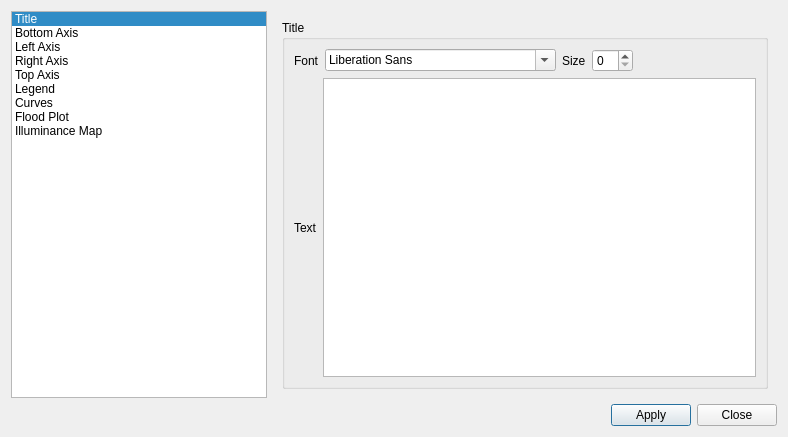
<?xml version="1.0" encoding="UTF-8"?>
<ui version="4.0">
 <class>PlotViewPropertiesClass</class>
 <widget class="QDialog" name="PlotViewPropertiesClass">
  <property name="geometry">
   <rect>
    <x>0</x>
    <y>0</y>
    <width>788</width>
    <height>437</height>
   </rect>
  </property>
  <property name="windowTitle">
   <string>Properties</string>
  </property>
  <layout class="QGridLayout" name="gridLayout_6">
   <item row="0" column="0">
    <widget class="QListWidget" name="listWidget">
     <property name="sizePolicy">
      <sizepolicy hsizetype="Fixed" vsizetype="Expanding">
       <horstretch>0</horstretch>
       <verstretch>0</verstretch>
      </sizepolicy>
     </property>
     <property name="currentRow">
      <number>0</number>
     </property>
     <item>
      <property name="text">
       <string>Title</string>
      </property>
     </item>
     <item>
      <property name="text">
       <string>Bottom Axis</string>
      </property>
     </item>
     <item>
      <property name="text">
       <string>Left Axis</string>
      </property>
     </item>
     <item>
      <property name="text">
       <string>Right Axis</string>
      </property>
     </item>
     <item>
      <property name="text">
       <string>Top Axis</string>
      </property>
     </item>
     <item>
      <property name="text">
       <string>Legend</string>
      </property>
     </item>
     <item>
      <property name="text">
       <string>Curves</string>
      </property>
     </item>
     <item>
      <property name="text">
       <string>Flood Plot</string>
      </property>
     </item>
     <item>
      <property name="text">
       <string>Illuminance Map</string>
      </property>
     </item>
    </widget>
   </item>
   <item row="1" column="2">
    <layout class="QHBoxLayout" name="horizontalLayout">
     <item>
      <spacer name="horizontalSpacer">
       <property name="orientation">
        <enum>Qt::Horizontal</enum>
       </property>
       <property name="sizeHint" stdset="0">
        <size>
         <width>40</width>
         <height>20</height>
        </size>
       </property>
      </spacer>
     </item>
     <item>
      <widget class="QPushButton" name="btnApply">
       <property name="text">
        <string>Apply</string>
       </property>
      </widget>
     </item>
     <item>
      <widget class="QPushButton" name="btnClose">
       <property name="text">
        <string>Close</string>
       </property>
      </widget>
     </item>
    </layout>
   </item>
   <item row="0" column="1" colspan="2">
    <widget class="QStackedWidget" name="stackedWidget">
     <property name="sizePolicy">
      <sizepolicy hsizetype="Preferred" vsizetype="Minimum">
       <horstretch>0</horstretch>
       <verstretch>0</verstretch>
      </sizepolicy>
     </property>
     <property name="currentIndex">
      <number>0</number>
     </property>
     <widget class="QWidget" name="pageTitle">
      <property name="sizePolicy">
       <sizepolicy hsizetype="Expanding" vsizetype="Expanding">
        <horstretch>0</horstretch>
        <verstretch>0</verstretch>
       </sizepolicy>
      </property>
      <layout class="QVBoxLayout" name="verticalLayout_12">
       <item>
        <widget class="QGroupBox" name="groupBox_2">
         <property name="sizePolicy">
          <sizepolicy hsizetype="Expanding" vsizetype="Expanding">
           <horstretch>1</horstretch>
           <verstretch>0</verstretch>
          </sizepolicy>
         </property>
         <property name="title">
          <string>Title</string>
         </property>
         <layout class="QGridLayout" name="gridLayout">
          <item row="0" column="0">
           <layout class="QVBoxLayout" name="verticalLayout_11">
            <property name="sizeConstraint">
             <enum>QLayout::SetNoConstraint</enum>
            </property>
            <item>
             <layout class="QHBoxLayout" name="horizontalLayout_37">
              <item>
               <layout class="QHBoxLayout" name="horizontalLayout_5">
                <item>
                 <widget class="QLabel" name="label_3">
                  <property name="text">
                   <string>Font</string>
                  </property>
                  <property name="buddy">
                   <cstring>titleFont</cstring>
                  </property>
                 </widget>
                </item>
                <item>
                 <widget class="QFontComboBox" name="titleFont">
                  <property name="currentFont">
                   <font>
                    <family>Arial</family>
                   </font>
                  </property>
                 </widget>
                </item>
               </layout>
              </item>
              <item>
               <layout class="QHBoxLayout" name="horizontalLayout_6">
                <item>
                 <widget class="QLabel" name="label_8">
                  <property name="text">
                   <string>Size</string>
                  </property>
                  <property name="buddy">
                   <cstring>titleFontSize</cstring>
                  </property>
                 </widget>
                </item>
                <item>
                 <widget class="QSpinBox" name="titleFontSize"/>
                </item>
                <item>
                 <spacer name="horizontalSpacer_11">
                  <property name="orientation">
                   <enum>Qt::Horizontal</enum>
                  </property>
                  <property name="sizeHint" stdset="0">
                   <size>
                    <width>40</width>
                    <height>20</height>
                   </size>
                  </property>
                 </spacer>
                </item>
               </layout>
              </item>
             </layout>
            </item>
            <item>
             <layout class="QHBoxLayout" name="horizontalLayout_7">
              <item>
               <widget class="QLabel" name="label_4">
                <property name="text">
                 <string>Text</string>
                </property>
               </widget>
              </item>
              <item>
               <widget class="QTextEdit" name="titleText">
                <property name="sizePolicy">
                 <sizepolicy hsizetype="Expanding" vsizetype="Expanding">
                  <horstretch>1</horstretch>
                  <verstretch>1</verstretch>
                 </sizepolicy>
                </property>
               </widget>
              </item>
             </layout>
            </item>
           </layout>
          </item>
         </layout>
        </widget>
       </item>
      </layout>
     </widget>
     <widget class="QWidget" name="pageBottomAxis">
      <layout class="QVBoxLayout" name="verticalLayout">
       <item>
        <widget class="QGroupBox" name="groupBox">
         <property name="title">
          <string>Bottom Axis</string>
         </property>
         <layout class="QGridLayout" name="gridLayout_2">
          <item row="0" column="0">
           <layout class="QVBoxLayout" name="verticalLayout_9">
            <item>
             <layout class="QHBoxLayout" name="horizontalLayout_35">
              <item>
               <layout class="QHBoxLayout" name="horizontalLayout_3">
                <item>
                 <widget class="QLabel" name="label_2">
                  <property name="text">
                   <string>Font</string>
                  </property>
                 </widget>
                </item>
                <item>
                 <widget class="QFontComboBox" name="bottomAxisFont">
                  <property name="currentFont">
                   <font>
                    <family>Arial</family>
                   </font>
                  </property>
                 </widget>
                </item>
               </layout>
              </item>
              <item>
               <layout class="QHBoxLayout" name="horizontalLayout_2">
                <item>
                 <widget class="QLabel" name="label_7">
                  <property name="text">
                   <string>Size</string>
                  </property>
                 </widget>
                </item>
                <item>
                 <widget class="QSpinBox" name="bottomAxisFontSize"/>
                </item>
                <item>
                 <spacer name="horizontalSpacer_10">
                  <property name="orientation">
                   <enum>Qt::Horizontal</enum>
                  </property>
                  <property name="sizeHint" stdset="0">
                   <size>
                    <width>40</width>
                    <height>20</height>
                   </size>
                  </property>
                 </spacer>
                </item>
               </layout>
              </item>
             </layout>
            </item>
            <item>
             <layout class="QHBoxLayout" name="horizontalLayout_4">
              <item>
               <widget class="QLabel" name="label">
                <property name="text">
                 <string>Text</string>
                </property>
               </widget>
              </item>
              <item>
               <widget class="QTextEdit" name="bottomAxisText"/>
              </item>
             </layout>
            </item>
           </layout>
          </item>
         </layout>
        </widget>
       </item>
      </layout>
     </widget>
     <widget class="QWidget" name="pageLeftAxis">
      <layout class="QVBoxLayout" name="verticalLayout_3">
       <item>
        <widget class="QGroupBox" name="groupBox_3">
         <property name="title">
          <string>Left Axis</string>
         </property>
         <layout class="QGridLayout" name="gridLayout_3">
          <item row="0" column="0">
           <layout class="QVBoxLayout" name="verticalLayout_7">
            <item>
             <layout class="QHBoxLayout" name="horizontalLayout_12">
              <item>
               <layout class="QHBoxLayout" name="horizontalLayout_8">
                <item>
                 <widget class="QLabel" name="label_5">
                  <property name="text">
                   <string>Font</string>
                  </property>
                 </widget>
                </item>
                <item>
                 <widget class="QFontComboBox" name="leftAxisFont">
                  <property name="currentFont">
                   <font>
                    <family>Arial</family>
                   </font>
                  </property>
                 </widget>
                </item>
               </layout>
              </item>
              <item>
               <layout class="QHBoxLayout" name="horizontalLayout_9">
                <item>
                 <widget class="QLabel" name="label_9">
                  <property name="text">
                   <string>Size</string>
                  </property>
                 </widget>
                </item>
                <item>
                 <widget class="QSpinBox" name="leftAxisFontSize">
                  <property name="sizePolicy">
                   <sizepolicy hsizetype="Preferred" vsizetype="Preferred">
                    <horstretch>0</horstretch>
                    <verstretch>0</verstretch>
                   </sizepolicy>
                  </property>
                 </widget>
                </item>
                <item>
                 <spacer name="horizontalSpacer_9">
                  <property name="orientation">
                   <enum>Qt::Horizontal</enum>
                  </property>
                  <property name="sizeHint" stdset="0">
                   <size>
                    <width>40</width>
                    <height>20</height>
                   </size>
                  </property>
                 </spacer>
                </item>
               </layout>
              </item>
             </layout>
            </item>
            <item>
             <layout class="QHBoxLayout" name="horizontalLayout_22">
              <item>
               <widget class="QLabel" name="label_6">
                <property name="text">
                 <string>Text</string>
                </property>
               </widget>
              </item>
              <item>
               <widget class="QTextEdit" name="leftAxisText">
                <property name="sizePolicy">
                 <sizepolicy hsizetype="Expanding" vsizetype="MinimumExpanding">
                  <horstretch>0</horstretch>
                  <verstretch>0</verstretch>
                 </sizepolicy>
                </property>
               </widget>
              </item>
             </layout>
            </item>
            <item>
             <layout class="QHBoxLayout" name="horizontalLayout_39">
              <item>
               <widget class="QCheckBox" name="leftAxisAutoScale">
                <property name="sizePolicy">
                 <sizepolicy hsizetype="Preferred" vsizetype="Minimum">
                  <horstretch>0</horstretch>
                  <verstretch>0</verstretch>
                 </sizepolicy>
                </property>
                <property name="text">
                 <string>AutoScale</string>
                </property>
               </widget>
              </item>
             </layout>
            </item>
           </layout>
          </item>
         </layout>
        </widget>
       </item>
      </layout>
     </widget>
     <widget class="QWidget" name="pageRightAxis">
      <layout class="QVBoxLayout" name="verticalLayout_4">
       <item>
        <widget class="QGroupBox" name="groupBox_4">
         <property name="title">
          <string>Right Axis</string>
         </property>
         <layout class="QGridLayout" name="gridLayout_4">
          <item row="0" column="0">
           <layout class="QVBoxLayout" name="verticalLayout_8">
            <item>
             <layout class="QHBoxLayout" name="horizontalLayout_25">
              <item>
               <layout class="QHBoxLayout" name="horizontalLayout_11">
                <item>
                 <widget class="QLabel" name="label_10">
                  <property name="text">
                   <string>Font</string>
                  </property>
                 </widget>
                </item>
                <item>
                 <widget class="QFontComboBox" name="rightAxisFont">
                  <property name="currentFont">
                   <font>
                    <family>Arial</family>
                   </font>
                  </property>
                 </widget>
                </item>
               </layout>
              </item>
              <item>
               <layout class="QHBoxLayout" name="horizontalLayout_23">
                <item>
                 <widget class="QLabel" name="label_11">
                  <property name="text">
                   <string>Size</string>
                  </property>
                 </widget>
                </item>
                <item>
                 <widget class="QSpinBox" name="rightAxisFontSize"/>
                </item>
               </layout>
              </item>
              <item>
               <spacer name="horizontalSpacer_12">
                <property name="orientation">
                 <enum>Qt::Horizontal</enum>
                </property>
                <property name="sizeHint" stdset="0">
                 <size>
                  <width>40</width>
                  <height>20</height>
                 </size>
                </property>
               </spacer>
              </item>
             </layout>
            </item>
            <item>
             <layout class="QHBoxLayout" name="horizontalLayout_24">
              <item>
               <widget class="QLabel" name="label_12">
                <property name="text">
                 <string>Text</string>
                </property>
               </widget>
              </item>
              <item>
               <widget class="QTextEdit" name="rightAxisText"/>
              </item>
             </layout>
            </item>
            <item>
             <layout class="QHBoxLayout" name="horizontalLayout_40">
              <item>
               <widget class="QCheckBox" name="rightAxisAutoScale">
                <property name="sizePolicy">
                 <sizepolicy hsizetype="Minimum" vsizetype="Preferred">
                  <horstretch>0</horstretch>
                  <verstretch>0</verstretch>
                 </sizepolicy>
                </property>
                <property name="text">
                 <string>AutoScale</string>
                </property>
               </widget>
              </item>
             </layout>
            </item>
           </layout>
          </item>
         </layout>
        </widget>
       </item>
      </layout>
     </widget>
     <widget class="QWidget" name="pageTopAxis">
      <layout class="QVBoxLayout" name="verticalLayout_5">
       <item>
        <widget class="QGroupBox" name="groupBox_5">
         <property name="title">
          <string>Top Axis</string>
         </property>
         <layout class="QGridLayout" name="gridLayout_5">
          <item row="0" column="0">
           <layout class="QVBoxLayout" name="verticalLayout_10">
            <item>
             <layout class="QHBoxLayout" name="horizontalLayout_36">
              <item>
               <layout class="QHBoxLayout" name="horizontalLayout_14">
                <item>
                 <widget class="QLabel" name="label_13">
                  <property name="text">
                   <string>Font</string>
                  </property>
                 </widget>
                </item>
                <item>
                 <widget class="QFontComboBox" name="topAxisFont">
                  <property name="currentFont">
                   <font>
                    <family>Arial</family>
                   </font>
                  </property>
                 </widget>
                </item>
               </layout>
              </item>
              <item>
               <layout class="QHBoxLayout" name="horizontalLayout_15">
                <item>
                 <widget class="QLabel" name="label_14">
                  <property name="text">
                   <string>Size</string>
                  </property>
                 </widget>
                </item>
                <item>
                 <widget class="QSpinBox" name="topAxisFontSize"/>
                </item>
                <item>
                 <spacer name="horizontalSpacer_13">
                  <property name="orientation">
                   <enum>Qt::Horizontal</enum>
                  </property>
                  <property name="sizeHint" stdset="0">
                   <size>
                    <width>40</width>
                    <height>20</height>
                   </size>
                  </property>
                 </spacer>
                </item>
               </layout>
              </item>
             </layout>
            </item>
            <item>
             <layout class="QHBoxLayout" name="horizontalLayout_16">
              <item>
               <widget class="QLabel" name="label_15">
                <property name="text">
                 <string>Text</string>
                </property>
               </widget>
              </item>
              <item>
               <widget class="QTextEdit" name="topAxisText"/>
              </item>
             </layout>
            </item>
           </layout>
          </item>
         </layout>
        </widget>
       </item>
      </layout>
     </widget>
     <widget class="QWidget" name="pageLegend">
      <layout class="QVBoxLayout" name="verticalLayout_13">
       <item>
        <widget class="QGroupBox" name="groupBox_7">
         <property name="title">
          <string>Legend</string>
         </property>
         <layout class="QGridLayout" name="gridLayout_8">
          <item row="1" column="0">
           <layout class="QVBoxLayout" name="verticalLayout_16">
            <item>
             <widget class="QCheckBox" name="chkShowLegend">
              <property name="text">
               <string>Show Legend</string>
              </property>
              <property name="checked">
               <bool>true</bool>
              </property>
             </widget>
            </item>
           </layout>
          </item>
          <item row="2" column="0">
           <spacer name="verticalSpacer_2">
            <property name="orientation">
             <enum>Qt::Vertical</enum>
            </property>
            <property name="sizeHint" stdset="0">
             <size>
              <width>20</width>
              <height>40</height>
             </size>
            </property>
           </spacer>
          </item>
         </layout>
        </widget>
       </item>
      </layout>
     </widget>
     <widget class="QWidget" name="pageCurves">
      <property name="enabled">
       <bool>true</bool>
      </property>
      <layout class="QVBoxLayout" name="verticalLayout_2">
       <item>
        <widget class="QGroupBox" name="groupBox_6">
         <property name="title">
          <string>Curves</string>
         </property>
         <layout class="QGridLayout" name="gridLayout_7">
          <item row="0" column="0">
           <layout class="QVBoxLayout" name="verticalLayout_6">
            <item>
             <layout class="QHBoxLayout" name="horizontalLayout_10">
              <item>
               <widget class="QLabel" name="label_16">
                <property name="text">
                 <string>Curve</string>
                </property>
                <property name="buddy">
                 <cstring>cboCurves</cstring>
                </property>
               </widget>
              </item>
              <item>
               <widget class="QComboBox" name="cboCurves">
                <property name="sizePolicy">
                 <sizepolicy hsizetype="Preferred" vsizetype="Fixed">
                  <horstretch>200</horstretch>
                  <verstretch>0</verstretch>
                 </sizepolicy>
                </property>
                <property name="minimumSize">
                 <size>
                  <width>400</width>
                  <height>0</height>
                 </size>
                </property>
               </widget>
              </item>
             </layout>
            </item>
            <item>
             <layout class="QHBoxLayout" name="horizontalLayout_13">
              <item>
               <widget class="QLabel" name="label_17">
                <property name="text">
                 <string>Line Plot Mode</string>
                </property>
                <property name="buddy">
                 <cstring>cboCurveStyle</cstring>
                </property>
               </widget>
              </item>
              <item>
               <widget class="QComboBox" name="cboCurveStyle">
                <property name="sizePolicy">
                 <sizepolicy hsizetype="Preferred" vsizetype="Fixed">
                  <horstretch>0</horstretch>
                  <verstretch>0</verstretch>
                 </sizepolicy>
                </property>
                <property name="minimumSize">
                 <size>
                  <width>200</width>
                  <height>0</height>
                 </size>
                </property>
               </widget>
              </item>
              <item>
               <spacer name="horizontalSpacer_3">
                <property name="orientation">
                 <enum>Qt::Horizontal</enum>
                </property>
                <property name="sizeHint" stdset="0">
                 <size>
                  <width>40</width>
                  <height>20</height>
                 </size>
                </property>
               </spacer>
              </item>
             </layout>
            </item>
            <item>
             <layout class="QHBoxLayout" name="horizontalLayout_19">
              <item>
               <widget class="QLabel" name="label_19">
                <property name="text">
                 <string>Line Style</string>
                </property>
                <property name="buddy">
                 <cstring>cboCurveLineStyle</cstring>
                </property>
               </widget>
              </item>
              <item>
               <widget class="QComboBox" name="cboCurveLineStyle">
                <item>
                 <property name="text">
                  <string>Solid Line</string>
                 </property>
                </item>
                <item>
                 <property name="text">
                  <string>Dash Line</string>
                 </property>
                </item>
                <item>
                 <property name="text">
                  <string>Dot Line</string>
                 </property>
                </item>
                <item>
                 <property name="text">
                  <string>Dash Dot Line</string>
                 </property>
                </item>
                <item>
                 <property name="text">
                  <string>Dash Dot Dot Line</string>
                 </property>
                </item>
               </widget>
              </item>
              <item>
               <spacer name="horizontalSpacer_4">
                <property name="orientation">
                 <enum>Qt::Horizontal</enum>
                </property>
                <property name="sizeHint" stdset="0">
                 <size>
                  <width>40</width>
                  <height>20</height>
                 </size>
                </property>
               </spacer>
              </item>
             </layout>
            </item>
            <item>
             <layout class="QHBoxLayout" name="horizontalLayout_20">
              <item>
               <widget class="QLabel" name="label_18">
                <property name="text">
                 <string>Thickness</string>
                </property>
                <property name="buddy">
                 <cstring>spbCurveThickness</cstring>
                </property>
               </widget>
              </item>
              <item>
               <widget class="QSpinBox" name="spbCurveThickness"/>
              </item>
              <item>
               <spacer name="horizontalSpacer_5">
                <property name="orientation">
                 <enum>Qt::Horizontal</enum>
                </property>
                <property name="sizeHint" stdset="0">
                 <size>
                  <width>40</width>
                  <height>20</height>
                 </size>
                </property>
               </spacer>
              </item>
             </layout>
            </item>
            <item>
             <layout class="QHBoxLayout" name="horizontalLayout_21">
              <item>
               <spacer name="horizontalSpacer_2">
                <property name="orientation">
                 <enum>Qt::Horizontal</enum>
                </property>
                <property name="sizeHint" stdset="0">
                 <size>
                  <width>40</width>
                  <height>20</height>
                 </size>
                </property>
               </spacer>
              </item>
              <item>
               <widget class="QPushButton" name="btnRemoveCurve">
                <property name="text">
                 <string>Remove Curve</string>
                </property>
               </widget>
              </item>
             </layout>
            </item>
           </layout>
          </item>
          <item row="1" column="0">
           <spacer name="verticalSpacer">
            <property name="orientation">
             <enum>Qt::Vertical</enum>
            </property>
            <property name="sizeHint" stdset="0">
             <size>
              <width>20</width>
              <height>40</height>
             </size>
            </property>
           </spacer>
          </item>
         </layout>
        </widget>
       </item>
      </layout>
     </widget>
     <widget class="QWidget" name="pageFloodPlot">
      <layout class="QVBoxLayout" name="verticalLayout_15">
       <item>
        <widget class="QGroupBox" name="groupBox_8">
         <property name="title">
          <string>Flood Plot</string>
         </property>
         <layout class="QVBoxLayout" name="verticalLayout_14">
          <item>
           <layout class="QHBoxLayout" name="horizontalLayout_29">
            <item>
             <widget class="QCheckBox" name="chkShowColorMap">
              <property name="text">
               <string>Show Color Map</string>
              </property>
             </widget>
            </item>
            <item>
             <widget class="QCheckBox" name="chkShowContour">
              <property name="text">
               <string>Show Contour</string>
              </property>
             </widget>
            </item>
            <item>
             <spacer name="horizontalSpacer_6">
              <property name="orientation">
               <enum>Qt::Horizontal</enum>
              </property>
              <property name="sizeHint" stdset="0">
               <size>
                <width>40</width>
                <height>20</height>
               </size>
              </property>
             </spacer>
            </item>
           </layout>
          </item>
          <item>
           <layout class="QHBoxLayout" name="horizontalLayout_17">
            <item>
             <widget class="QLabel" name="label_20">
              <property name="sizePolicy">
               <sizepolicy hsizetype="Fixed" vsizetype="Preferred">
                <horstretch>0</horstretch>
                <verstretch>0</verstretch>
               </sizepolicy>
              </property>
              <property name="text">
               <string>Color Map</string>
              </property>
              <property name="buddy">
               <cstring>label_20</cstring>
              </property>
             </widget>
            </item>
            <item>
             <widget class="QComboBox" name="cboColorMaps">
              <property name="minimumSize">
               <size>
                <width>300</width>
                <height>0</height>
               </size>
              </property>
             </widget>
            </item>
           </layout>
          </item>
          <item>
           <widget class="QGroupBox" name="fpScaling">
            <property name="sizePolicy">
             <sizepolicy hsizetype="Preferred" vsizetype="Preferred">
              <horstretch>0</horstretch>
              <verstretch>0</verstretch>
             </sizepolicy>
            </property>
            <property name="title">
             <string>Scaling</string>
            </property>
            <layout class="QVBoxLayout" name="verticalLayout_19">
             <item>
              <layout class="QHBoxLayout" name="horizontalLayout_38">
               <item>
                <widget class="QRadioButton" name="rbnFPAutoScale">
                 <property name="sizePolicy">
                  <sizepolicy hsizetype="Preferred" vsizetype="Maximum">
                   <horstretch>0</horstretch>
                   <verstretch>0</verstretch>
                  </sizepolicy>
                 </property>
                 <property name="text">
                  <string>Autoscale</string>
                 </property>
                 <property name="checked">
                  <bool>true</bool>
                 </property>
                </widget>
               </item>
              </layout>
             </item>
             <item>
              <layout class="QHBoxLayout" name="horizontalLayout_28">
               <item>
                <widget class="QRadioButton" name="rbnFPManualScale">
                 <property name="text">
                  <string>Scale</string>
                 </property>
                </widget>
               </item>
               <item>
                <layout class="QHBoxLayout" name="horizontalLayout_26">
                 <item>
                  <widget class="QLabel" name="label_21">
                   <property name="text">
                    <string>Min</string>
                   </property>
                  </widget>
                 </item>
                 <item>
                  <widget class="QLineEdit" name="txtFPMin"/>
                 </item>
                </layout>
               </item>
               <item>
                <layout class="QHBoxLayout" name="horizontalLayout_27">
                 <item>
                  <widget class="QLabel" name="label_22">
                   <property name="text">
                    <string>Max</string>
                   </property>
                  </widget>
                 </item>
                 <item>
                  <widget class="QLineEdit" name="txtFPMax"/>
                 </item>
                </layout>
               </item>
              </layout>
             </item>
            </layout>
           </widget>
          </item>
          <item>
           <spacer name="verticalSpacer_3">
            <property name="orientation">
             <enum>Qt::Vertical</enum>
            </property>
            <property name="sizeHint" stdset="0">
             <size>
              <width>20</width>
              <height>40</height>
             </size>
            </property>
           </spacer>
          </item>
         </layout>
        </widget>
       </item>
      </layout>
     </widget>
     <widget class="QWidget" name="pageIlluminanceMap">
      <layout class="QVBoxLayout" name="verticalLayout_18">
       <item>
        <widget class="QGroupBox" name="groupBox_9">
         <property name="title">
          <string>GroupBox</string>
         </property>
         <layout class="QVBoxLayout" name="verticalLayout_17">
          <item>
           <layout class="QHBoxLayout" name="horizontalLayout_34">
            <item>
             <widget class="QCheckBox" name="chkIMShowColorMap">
              <property name="text">
               <string>Show Color Map</string>
              </property>
             </widget>
            </item>
            <item>
             <widget class="QCheckBox" name="chkIMShowContour">
              <property name="text">
               <string>Show Contour</string>
              </property>
             </widget>
            </item>
            <item>
             <spacer name="horizontalSpacer_8">
              <property name="orientation">
               <enum>Qt::Horizontal</enum>
              </property>
              <property name="sizeHint" stdset="0">
               <size>
                <width>40</width>
                <height>20</height>
               </size>
              </property>
             </spacer>
            </item>
           </layout>
          </item>
          <item>
           <layout class="QHBoxLayout" name="horizontalLayout_18">
            <item>
             <widget class="QLabel" name="label_25">
              <property name="sizePolicy">
               <sizepolicy hsizetype="Preferred" vsizetype="Maximum">
                <horstretch>0</horstretch>
                <verstretch>0</verstretch>
               </sizepolicy>
              </property>
              <property name="text">
               <string>Color Map</string>
              </property>
              <property name="buddy">
               <cstring>label_20</cstring>
              </property>
             </widget>
            </item>
            <item>
             <widget class="QComboBox" name="cboIMColorMaps">
              <property name="sizePolicy">
               <sizepolicy hsizetype="Preferred" vsizetype="Maximum">
                <horstretch>0</horstretch>
                <verstretch>0</verstretch>
               </sizepolicy>
              </property>
              <property name="minimumSize">
               <size>
                <width>300</width>
                <height>0</height>
               </size>
              </property>
             </widget>
            </item>
           </layout>
          </item>
          <item>
           <widget class="QGroupBox" name="imScaling">
            <property name="title">
             <string>Scaling</string>
            </property>
            <layout class="QGridLayout" name="gridLayout_10">
             <item row="0" column="0">
              <layout class="QHBoxLayout" name="horizontalLayout_41">
               <item>
                <widget class="QRadioButton" name="rbnIMAutoScale">
                 <property name="text">
                  <string>Autoscale</string>
                 </property>
                 <property name="checked">
                  <bool>true</bool>
                 </property>
                </widget>
               </item>
              </layout>
             </item>
             <item row="1" column="0">
              <layout class="QHBoxLayout" name="horizontalLayout_33">
               <item>
                <widget class="QRadioButton" name="rbnIMManualScale">
                 <property name="text">
                  <string>Scale</string>
                 </property>
                </widget>
               </item>
               <item>
                <layout class="QHBoxLayout" name="horizontalLayout_31">
                 <item>
                  <widget class="QLabel" name="label_23">
                   <property name="text">
                    <string>Min</string>
                   </property>
                  </widget>
                 </item>
                 <item>
                  <widget class="QLineEdit" name="txtIMMin"/>
                 </item>
                </layout>
               </item>
               <item>
                <layout class="QHBoxLayout" name="horizontalLayout_32">
                 <item>
                  <widget class="QLabel" name="label_24">
                   <property name="text">
                    <string>Max</string>
                   </property>
                  </widget>
                 </item>
                 <item>
                  <widget class="QLineEdit" name="txtIMMax"/>
                 </item>
                </layout>
               </item>
              </layout>
             </item>
             <item row="2" column="0">
              <layout class="QHBoxLayout" name="horizontalLayout_42">
               <item>
                <widget class="QRadioButton" name="rbnIMScaleToYear">
                 <property name="text">
                  <string>Scale to Year Min and Max</string>
                 </property>
                </widget>
               </item>
              </layout>
             </item>
            </layout>
           </widget>
          </item>
          <item>
           <layout class="QHBoxLayout" name="horizontalLayout_30">
            <item>
             <widget class="QCheckBox" name="chkIMRefPt1">
              <property name="text">
               <string>Reference Point 1</string>
              </property>
             </widget>
            </item>
            <item>
             <widget class="QCheckBox" name="chkIMRefPt2">
              <property name="text">
               <string>Reference Point 2</string>
              </property>
             </widget>
            </item>
            <item>
             <spacer name="horizontalSpacer_7">
              <property name="orientation">
               <enum>Qt::Horizontal</enum>
              </property>
              <property name="sizeHint" stdset="0">
               <size>
                <width>40</width>
                <height>20</height>
               </size>
              </property>
             </spacer>
            </item>
           </layout>
          </item>
          <item>
           <spacer name="verticalSpacer_4">
            <property name="orientation">
             <enum>Qt::Vertical</enum>
            </property>
            <property name="sizeHint" stdset="0">
             <size>
              <width>20</width>
              <height>40</height>
             </size>
            </property>
           </spacer>
          </item>
         </layout>
        </widget>
       </item>
      </layout>
     </widget>
    </widget>
   </item>
  </layout>
 </widget>
 <resources/>
 <connections>
  <connection>
   <sender>listWidget</sender>
   <signal>currentRowChanged(int)</signal>
   <receiver>stackedWidget</receiver>
   <slot>setCurrentIndex(int)</slot>
   <hints>
    <hint type="sourcelabel">
     <x>244</x>
     <y>147</y>
    </hint>
    <hint type="destinationlabel">
     <x>472</x>
     <y>158</y>
    </hint>
   </hints>
  </connection>
 </connections>
</ui>
